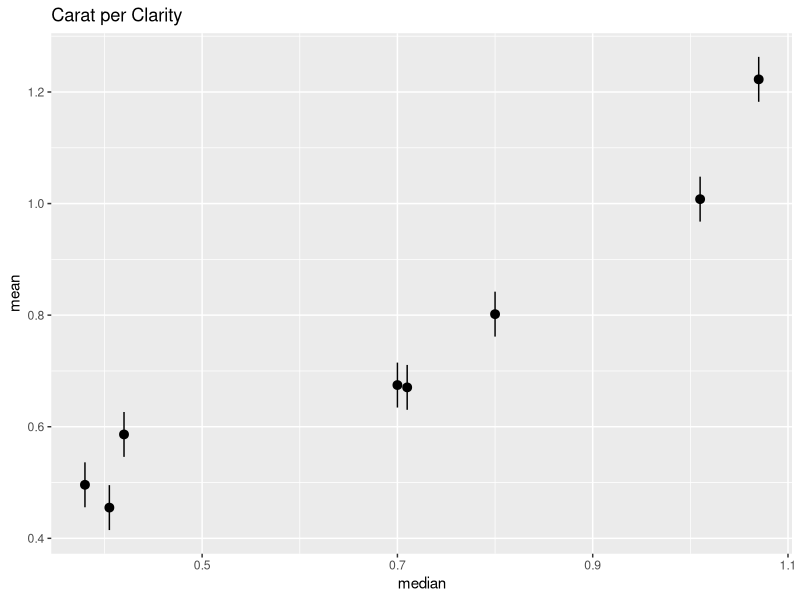
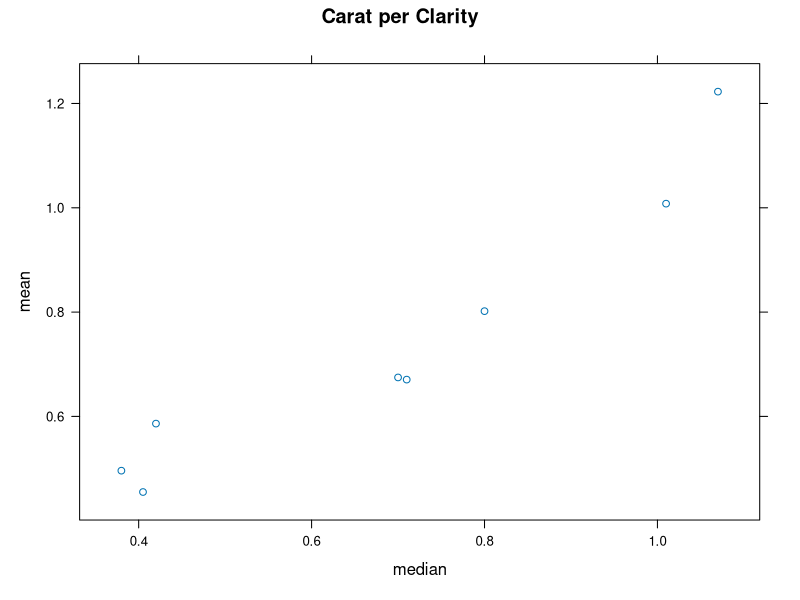

The R source for these figures, in order: (Note: this script raises an error after producing the figures.)
library(lattice)
library(ggplot2)
data(diamonds)

# Exercise I
# create a subset of diamonds of only the ideal cut
# and a subset containing the rest, excluding those of color "J"
ideal.subset <- subset(diamonds, cut=="Ideal")
not.ideal.minus.j <- subset(diamonds, cut!="Ideal" & color!="J")

# Exercise II
# aggregate first dataframe from Ex.1 as mean carat per clarity
# and the second one as median carat per clarity
ideal.mean.per.clarity <- aggregate(ideal.subset$carat, by=list(ideal.subset$clarity), FUN=mean)
not.ideal.median.per.clarity <- aggregate(not.ideal.minus.j$carat, by=list(not.ideal.minus.j$clarity), FUN=median)

# Exercise III
# sort the first data frame from exercise 2 according to carat
names(ideal.mean.per.clarity) <- c("carat","mean")
ideal.mean.per.clarity <- ideal.mean.per.clarity[order(ideal.mean.per.clarity$carat),]

# Exercise IV
# merge the two data frames from exercise II
names(not.ideal.median.per.clarity) <- c("carat","median")
data.merged <- merge(ideal.mean.per.clarity, not.ideal.median.per.clarity, by.x="carat")

# Exercise V
# create a lattice and a ggplot2 scatterplot of mean(y) vs. median(x)
# carat using the merged data set from exercise IV both with
# standard confidence intervals
se.mean = sd(data.merged[1,]) / sqrt(nrow(data.merged))
gg.scatter <- ggplot(data=data.merged,aes(x=median, y=mean, ymin=mean-se.mean,ymax=mean+se.mean))
gg.sc <- gg.scatter + geom_point() + ggtitle("Carat per Clarity") + geom_pointrange()

my.theme <- trellis.par.get()
my.theme$dot.symbol$col <- "black"
my.theme$dot.symbol$cex <- 1.5
my.theme$plot.line$col <- "black"
my.theme$plot.line$lwd <- 1.5
scatter.lattice <- xyplot(mean~median,data=data.merged,main="Carat per Clarity",par.settings=my.theme)


pdf("fig-v.pdf",width=3,height=2)
par(mar=c(2,2,0.2,0.2))
gg.sc
scatter.lattice
invisible(dev.off())
embedFonts("fig-v.pdf",options="-DPDFSETTINGS=/prepress")

# Exercise VI
# using one of the data sets from exercise I save to your local drive
# a plot showing the lattice and ggplot2 versions of a histogram
# of price conditioned according to both cut and color utilizing
# the grid package to set up the plotting device

